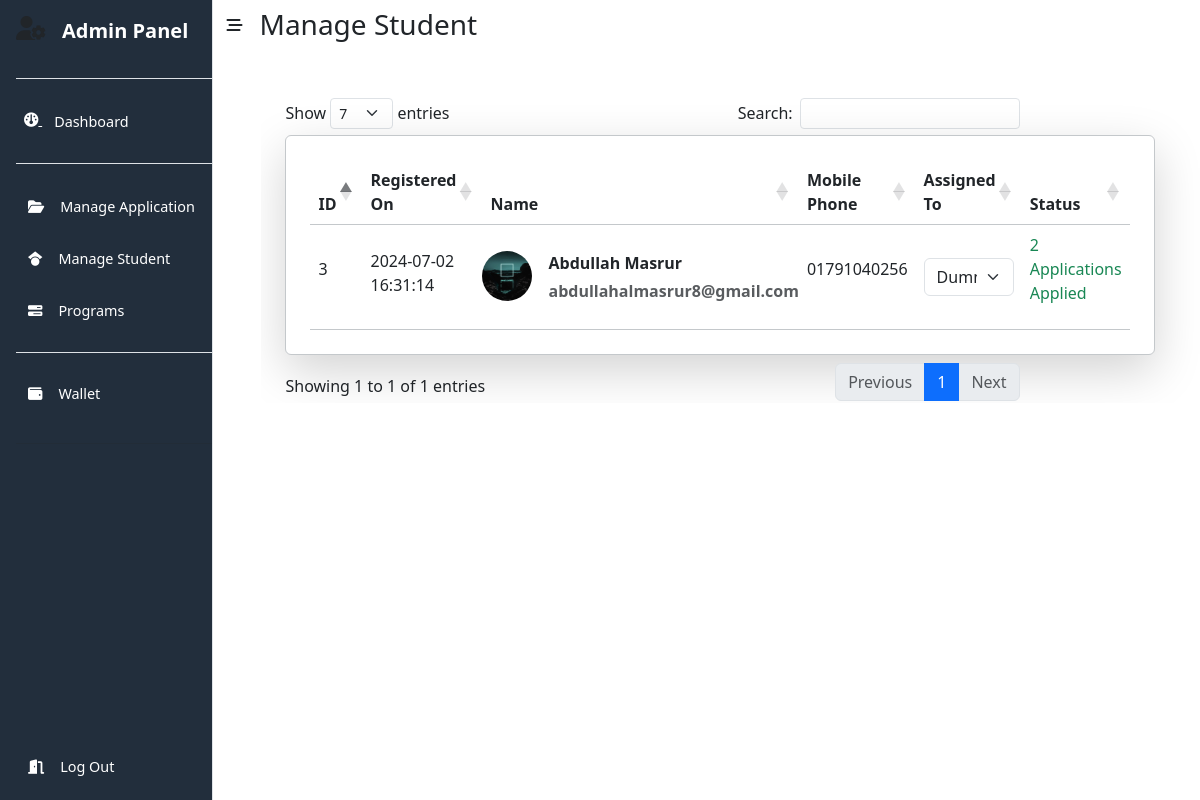
Before: /Admin/manStudent.php with the older database file.
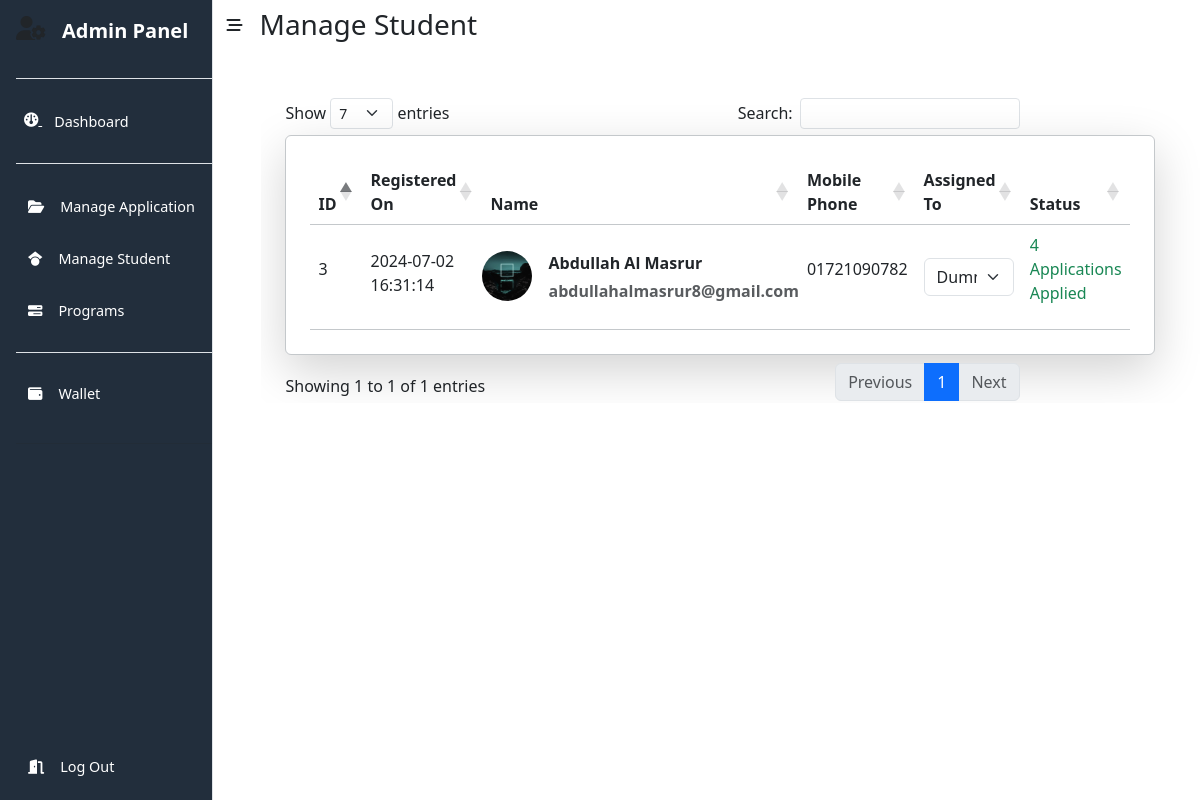
After: the same page with the newer database file.
### tables this page shows
CREATE TABLE `users` (
  `id` int(255) NOT NULL,
  `firstname` varchar(255) NOT NULL,
  `lastname` varchar(255) NOT NULL,
  `password` varchar(255) NOT NULL,
  `email` varchar(255) NOT NULL,
  `phonenumber` varchar(255) NOT NULL,
  `verifytoken` varchar(255) NOT NULL,
  `verifystatus` int(255) NOT NULL,
  `dob` varchar(255) NOT NULL,
  `gender` varchar(255) NOT NULL,
  `marital` varchar(255) NOT NULL,
  `nation` varchar(255) NOT NULL,
  `address` varchar(255) NOT NULL,
  `postcode` varchar(255) NOT NULL,
  `passportnum` varchar(255) NOT NULL,
  `issuecountry` varchar(255) NOT NULL,
  `issuedate` varchar(255) NOT NULL,
  `expirydate` varchar(255) NOT NULL,
  `institutionname` varchar(255) NOT NULL,
  `studycountry` varchar(255) NOT NULL,
  `cgpa` varchar(255) NOT NULL,
  `qualification` varchar(255) NOT NULL,
  `startdate` varchar(255) NOT NULL,
  `enddate` varchar(255) NOT NULL,
  `language` varchar(255) NOT NULL,
  `eduaddress` varchar(255) NOT NULL,
  `companyname` varchar(255) NOT NULL,
  `jobtitle` varchar(255) NOT NULL,
  `jobstartdate` varchar(255) NOT NULL,
  `jobenddate` varchar(255) NOT NULL,
  `jobresponsibilities` varchar(255) NOT NULL,
  `createdOn` timestamp NOT NULL DEFAULT current_timestamp(),
  `assignedTo` varchar(255) NOT NULL DEFAULT 'None',
  `applied` int(255) NOT NULL,
  `profilePic` varchar(255) NOT NULL DEFAULT 'User Photos/blank-profile-picture.jpg',
  `eduDoc` varchar(255) NOT NULL
);

### Admin/manStudent.php (the view, shortened to what this page needs)
<?php
include "../connection.php";
?>
<!DOCTYPE html>
<html lang="en">
<head>
    <link href="https://cdn.jsdelivr.net/npm/bootstrap@5.3.0/dist/css/bootstrap.min.css" rel="stylesheet">
    <link rel="stylesheet" href="https://cdnjs.cloudflare.com/ajax/libs/font-awesome/6.5.1/css/all.min.css">
    <link rel="stylesheet" href="https://cdnjs.cloudflare.com/ajax/libs/twitter-bootstrap/5.3.0/css/bootstrap.min.css">
    <link rel="stylesheet" href="https://cdn.datatables.net/1.13.6/css/dataTables.bootstrap5.min.css" />
</head>
<body>
    <div class="container-fluid px-0">
        <div class="d-flex flex-nowrap">
            <?php include "sidebar.php"; ?>
            <div style="width: 100%">
                <div class="d-flex">
                    <button class="btn open-btn"><i class="fa-solid fa-bars-staggered"></i></button>
                    <h3 class="mt-2 ms-1">Manage Student</h3>
                </div>
                <div class="ms-5 mt-5" style="max-height: 90vh; overflow-y: auto;">
                    <div class="col-lg-10 px-4">
                        <table id="dataTable"
                            class="table align-middle mb-0 bg-white border border-1 border-secondary-subtle rounded p-4 shadow-lg">
                            <thead class="bg-light">
                                <tr>
                                    <th>ID</th>
                                    <th>Registered On</th>
                                    <th>Name</th>
                                    <th>Mobile Phone</th>
                                    <th>Assigned To</th>
                                    <th>Status</th>
                                </tr>
                            </thead>
                            <tbody>
                                <?php
                                $userData = mysqli_query($conn, "SELECT * FROM `users`");
                                while ($row = mysqli_fetch_array($userData)) {
                                    $datetime = $row['createdOn'];
                                    list($date, $time) = explode(' ', $datetime);
                                    echo "
                                        <tr>
                                            <td>
                                                <p>" . $row['id'] . "</p>
                                            </td>
                                            <td>
                                                <p class='mt-2'>" . $date . "<br>" . $time . "</p>
                                            </td>
                                            <td class='p-0'>
                                                <div class='d-flex'>
                                                    <div class='me-3'>
                                                        <img class='rounded-pill' src='../" . $row['profilePic'] . "' width='50rem'>
                                                    </div>
                                                    <div>
                                                        <p class='fw-bold mb-1'>" . $row['firstname'] . " " . $row['lastname'] . "</p>
                                                        <p class='fw-bold text-muted mb-0'>" . $row['email'] . "</p>
                                                    </div>
                                                </div>
                                            </td>
                                            <td>
                                                <p>" . $row['phonenumber'] . "</p>
                                            </td>
                                            <td>
                                                <select class='form-select'>
                                                    <option value='dummy1' " . ($row['assignedTo'] == 'dummy1' ? 'selected' : '') . ">Dummy Name 1</option>
                                                    <option value='dummy2' " . ($row['assignedTo'] == 'dummy2' ? 'selected' : '') . ">Dummy Name 2</option>
                                                    <option value='dummy3' " . ($row['assignedTo'] == 'dummy3' ? 'selected' : '') . ">Dummy Name 3</option>
                                                </select>
                                            </td>
                                            <td>
                                                <p class='text-success'>" . $row['applied'] . " Applications Applied</p>
                                            </td>
                                        </tr>
                                    ";
                                }
                                ?>
                            </tbody>
                        </table>
                    </div>
                </div>
            </div>
        </div>
    </div>
</body>
</html>

Changed rows visible on the page:
changed users "Masrur": firstname "Abdullah" → "Abdullah Al"; phonenumber "01791040256" → "01721090782"; applied "2" → "4"
